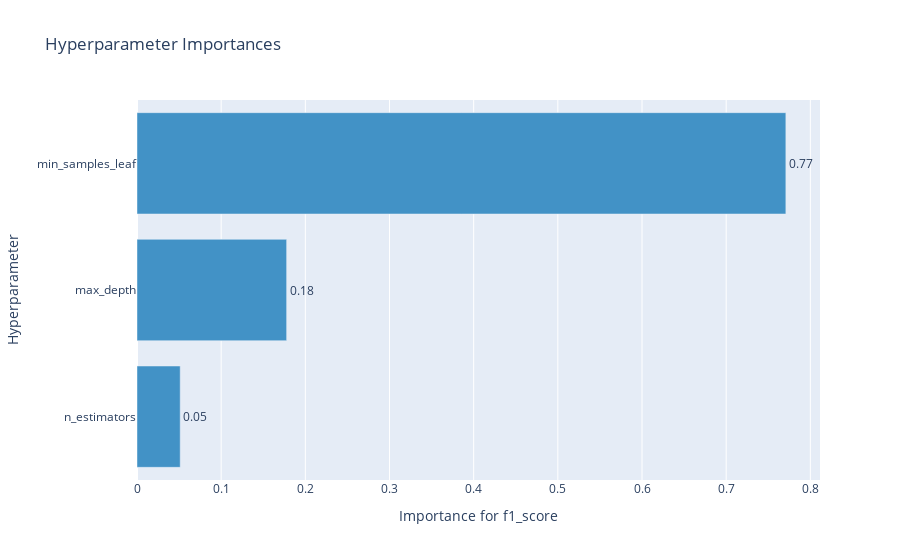

Notebook cell for this chart:
### Markdown cell above
График важности гиперпараметров - помогает понять, какие гиперпараметры вносят больший вклад в минимизацию/максимизацию метрики.

### Code cell
optuna.visualization.plot_param_importances(study, target_name="f1_score")

### Figure 1 — Plotly figure (JSON) as saved in the notebook; plotly's stock layout.template omitted (floating-point values rounded to 4 significant figures)
{"data": [{"cliponaxis": false, "hovertemplate": ["n_estimators (IntDistribution): 0.05131474459261727<extra></extra>", "max_depth (IntDistribution): 0.17778588515481927<extra></extra>", "min_samples_leaf (IntDistribution): 0.7708993702525635<extra></extra>"], "marker": {"color": "rgb(66,146,198)"}, "orientation": "h", "text": ["0.05", "0.18", "0.77"], "textposition": "outside", "type": "bar", "x": [0.05131, 0.1778, 0.7709], "y": ["n_estimators", "max_depth", "min_samples_leaf"]}], "layout": {"showlegend": false, "title": {"text": "Hyperparameter Importances"}, "xaxis": {"title": {"text": "Importance for f1_score"}}, "yaxis": {"title": {"text": "Hyperparameter"}}}}
